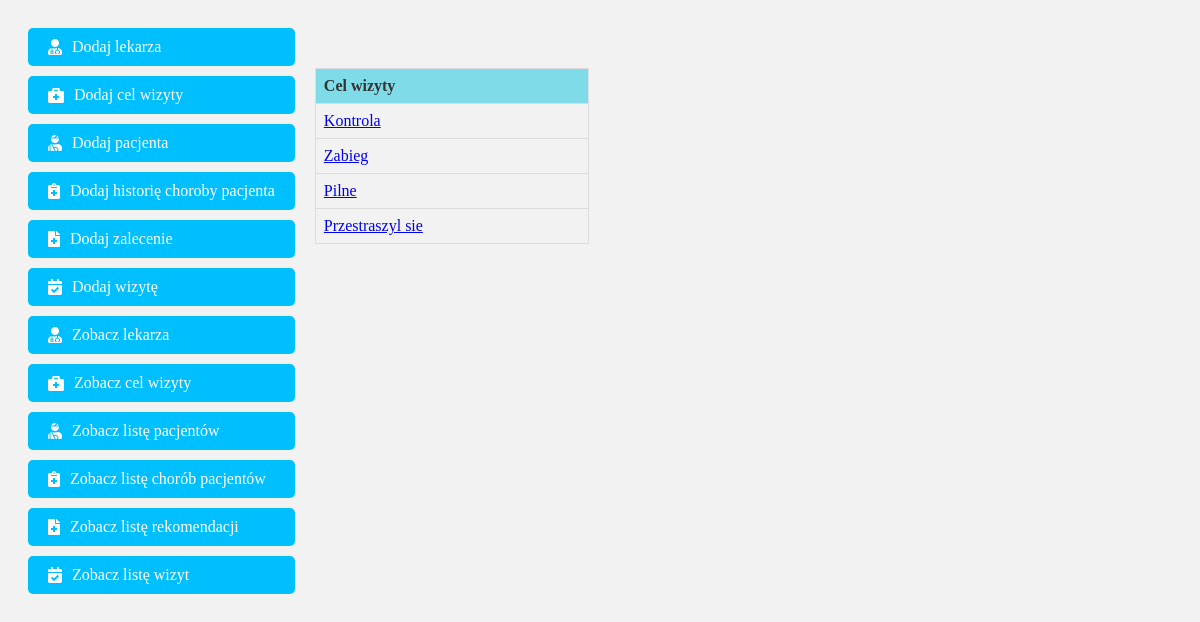
The page /show_reasons/ on the database its author committed.
### registration/models.py (models this page shows, shortened)
class ReasonForVisit(models.Model):
    reasons = models.CharField(max_length=64)

### registration/views.py (the view)
# urls.py: path('show_reasons/', views.LetSeeReason.as_view(), name='show_reasons'),
class LetSeeReason(View):
    def get(self, request):
        db_reason = ReasonForVisit.objects.all()
        return render(request, 'show_reasons.html', {'reasons': db_reason})

### templates/show_reasons.html
{% extends 'index.html' %}
{% block content %}
<table class="nice-table">
    <thead>
        <tr>
            <th>Cel wizyty</th>
        </tr>
    </thead>
    <tbody>
        {% for reason in reasons %}
        <tr>
            <td><a href="/show_reasons/{{ reason.id }}">{{ reason.reasons }}</a></td>
        </tr>
        {% endfor %}
    </tbody>
</table>
{% endblock %}

### registration/static/base.css (style rules this page uses)
.nice-table { width: 200%; border-collapse: collapse; margin-top: 20px; margin-left: 20px; }
.nice-table th, .nice-table td { border: 1px solid #dddddd; padding: 8px; text-align: left; }
.nice-table th { background-color: #7fdbe7; color: #333; }
.contener { background-color: #f2f2f2; display: flex; justify-content: flex-start; padding: 20px; }

### rows shown on the page
ReasonForVisit: reasons "Kontrola"
ReasonForVisit: reasons "Zabieg"
ReasonForVisit: reasons "Pilne"
ReasonForVisit: reasons "Przestraszyl sie"
